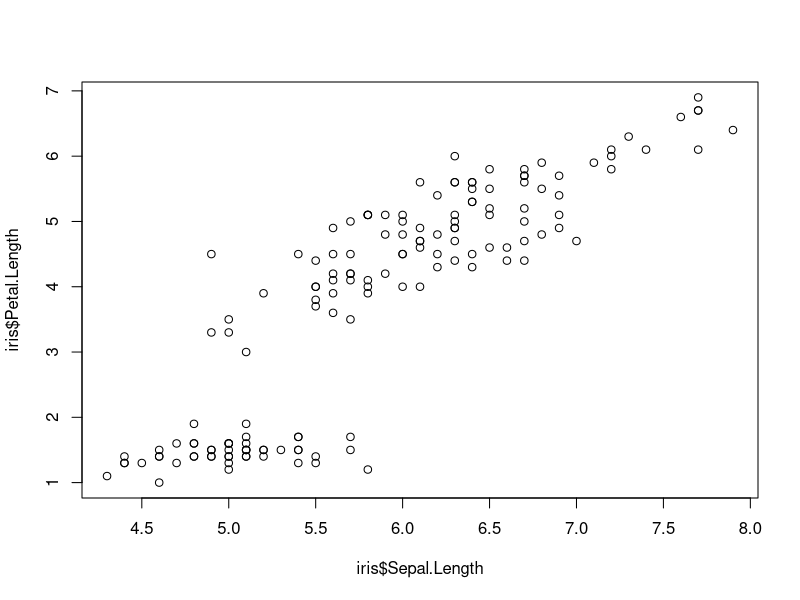
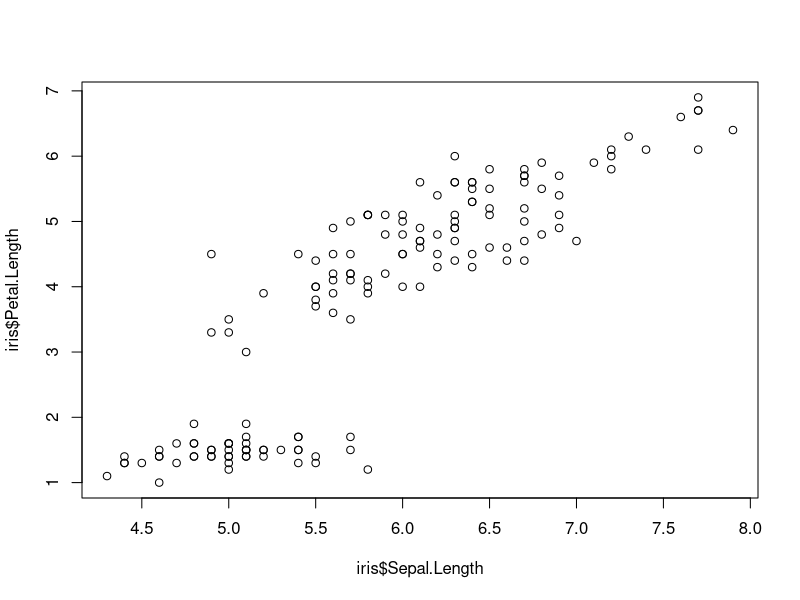
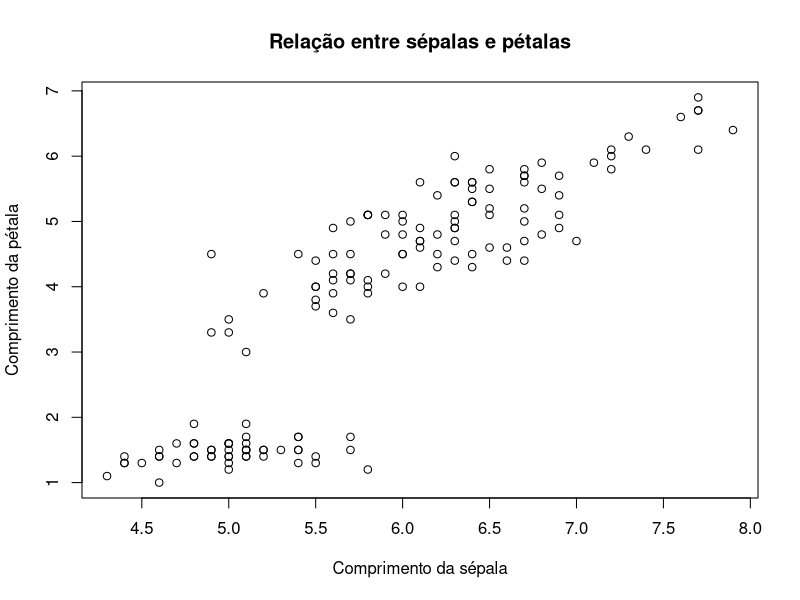

Here is the R script that generated these plots, in order:
## ---- chunk 1
plot(iris$Sepal.Length, iris$Petal.Length)
## ---- chunk 2
#| fig-width: 8
#| fig-height: 5
plot(iris$Sepal.Length, iris$Petal.Length)
## ---- chunk 3
plot(
  iris$Sepal.Length,
  iris$Petal.Length,
  main = "Relação entre sépalas e pétalas",
  xlab = "Comprimento da sépala",
  ylab = "Comprimento da pétala"
)
